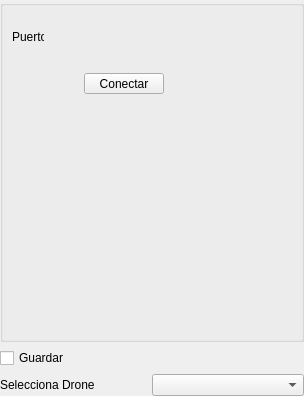
<?xml version="1.0" encoding="UTF-8"?>
<ui version="4.0">
 <class>Widget_Conexion</class>
 <widget class="QWidget" name="Widget_Conexion">
  <property name="geometry">
   <rect>
    <x>0</x>
    <y>0</y>
    <width>304</width>
    <height>396</height>
   </rect>
  </property>
  <property name="sizePolicy">
   <sizepolicy hsizetype="Fixed" vsizetype="Preferred">
    <horstretch>0</horstretch>
    <verstretch>0</verstretch>
   </sizepolicy>
  </property>
  <property name="maximumSize">
   <size>
    <width>320</width>
    <height>16777215</height>
   </size>
  </property>
  <property name="windowTitle">
   <string>Form</string>
  </property>
  <layout class="QGridLayout" name="gridLayout_2">
   <property name="leftMargin">
    <number>0</number>
   </property>
   <property name="topMargin">
    <number>0</number>
   </property>
   <property name="rightMargin">
    <number>0</number>
   </property>
   <property name="bottomMargin">
    <number>0</number>
   </property>
   <property name="horizontalSpacing">
    <number>0</number>
   </property>
   <item row="0" column="0">
    <widget class="QGroupBox" name="groupBox">
     <property name="title">
      <string/>
     </property>
     <property name="checkable">
      <bool>false</bool>
     </property>
     <property name="checked">
      <bool>false</bool>
     </property>
     <widget class="QLabel" name="label">
      <property name="geometry">
       <rect>
        <x>12</x>
        <y>29</y>
        <width>32</width>
        <height>16</height>
       </rect>
      </property>
      <property name="text">
       <string>Puerto</string>
      </property>
     </widget>
     <widget class="QPushButton" name="pB_Conectar">
      <property name="geometry">
       <rect>
        <x>84</x>
        <y>73</y>
        <width>80</width>
        <height>21</height>
       </rect>
      </property>
      <property name="text">
       <string>Conectar</string>
      </property>
      <property name="checkable">
       <bool>true</bool>
      </property>
     </widget>
    </widget>
   </item>
   <item row="2" column="0">
    <layout class="QHBoxLayout" name="horizontalLayout">
     <item>
      <widget class="QLabel" name="label_5">
       <property name="text">
        <string>Selecciona Drone</string>
       </property>
      </widget>
     </item>
     <item>
      <widget class="QComboBox" name="cB_Drones"/>
     </item>
    </layout>
   </item>
   <item row="1" column="0">
    <widget class="QCheckBox" name="chB_Guardar">
     <property name="text">
      <string>Guardar</string>
     </property>
    </widget>
   </item>
  </layout>
 </widget>
 <resources/>
 <connections/>
</ui>
